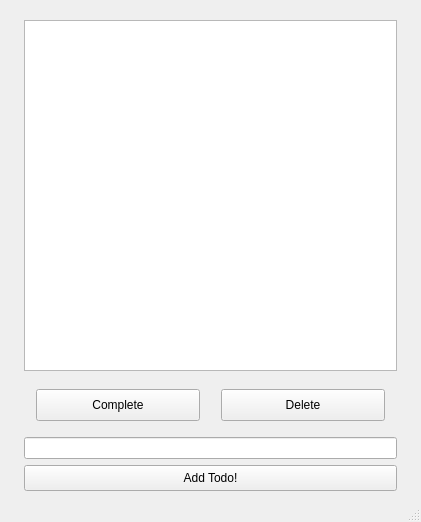
<?xml version="1.0" encoding="UTF-8"?>
<ui version="4.0">
 <class>MainWindow</class>
 <widget class="QMainWindow" name="MainWindow">
  <property name="geometry">
   <rect>
    <x>0</x>
    <y>0</y>
    <width>421</width>
    <height>522</height>
   </rect>
  </property>
  <property name="windowTitle">
   <string>MainWindow</string>
  </property>
  <widget class="QWidget" name="centralwidget">
   <layout class="QVBoxLayout" name="verticalLayout_3">
    <item>
     <layout class="QVBoxLayout" name="verticalLayout">
      <property name="leftMargin">
       <number>15</number>
      </property>
      <property name="topMargin">
       <number>11</number>
      </property>
      <property name="rightMargin">
       <number>15</number>
      </property>
      <item>
       <widget class="QListView" name="listView"/>
      </item>
      <item>
       <layout class="QHBoxLayout" name="horizontalLayout" stretch="0,0">
        <property name="spacing">
         <number>21</number>
        </property>
        <property name="sizeConstraint">
         <enum>QLayout::SetFixedSize</enum>
        </property>
        <property name="leftMargin">
         <number>12</number>
        </property>
        <property name="topMargin">
         <number>12</number>
        </property>
        <property name="rightMargin">
         <number>12</number>
        </property>
        <item>
         <widget class="QPushButton" name="pushButton_4">
          <property name="enabled">
           <bool>true</bool>
          </property>
          <property name="minimumSize">
           <size>
            <width>0</width>
            <height>32</height>
           </size>
          </property>
          <property name="sizeIncrement">
           <size>
            <width>0</width>
            <height>10</height>
           </size>
          </property>
          <property name="text">
           <string>Complete</string>
          </property>
         </widget>
        </item>
        <item>
         <widget class="QPushButton" name="pushButton_2">
          <property name="minimumSize">
           <size>
            <width>0</width>
            <height>32</height>
           </size>
          </property>
          <property name="sizeIncrement">
           <size>
            <width>0</width>
            <height>10</height>
           </size>
          </property>
          <property name="text">
           <string>Delete</string>
          </property>
         </widget>
        </item>
       </layout>
      </item>
      <item>
       <spacer name="verticalSpacer">
        <property name="orientation">
         <enum>Qt::Vertical</enum>
        </property>
        <property name="sizeType">
         <enum>QSizePolicy::Fixed</enum>
        </property>
        <property name="sizeHint" stdset="0">
         <size>
          <width>20</width>
          <height>10</height>
         </size>
        </property>
       </spacer>
      </item>
      <item>
       <widget class="QLineEdit" name="lineEdit"/>
      </item>
      <item>
       <widget class="QPushButton" name="pushButton">
        <property name="enabled">
         <bool>true</bool>
        </property>
        <property name="minimumSize">
         <size>
          <width>0</width>
          <height>26</height>
         </size>
        </property>
        <property name="text">
         <string>Add Todo!</string>
        </property>
       </widget>
      </item>
     </layout>
    </item>
   </layout>
  </widget>
  <widget class="QMenuBar" name="menubar">
   <property name="geometry">
    <rect>
     <x>0</x>
     <y>0</y>
     <width>421</width>
     <height>24</height>
    </rect>
   </property>
  </widget>
  <widget class="QStatusBar" name="statusbar"/>
 </widget>
 <resources/>
 <connections/>
</ui>
